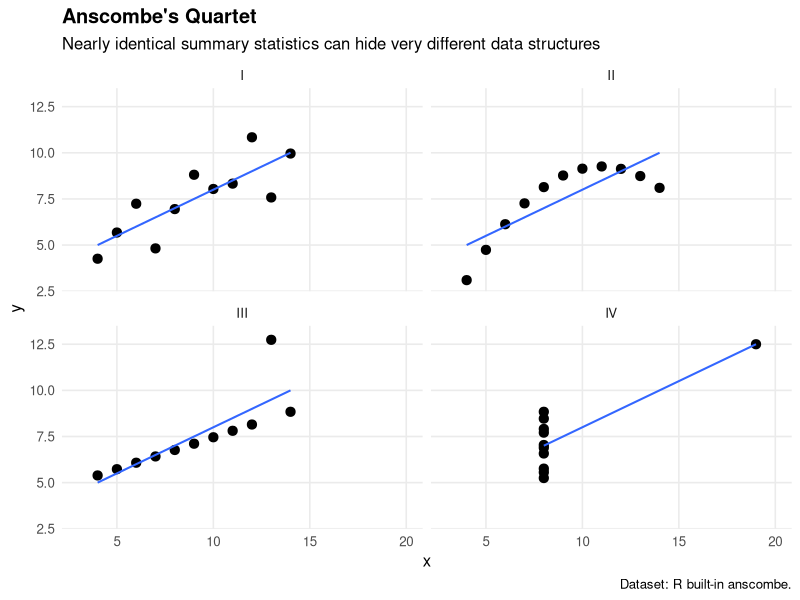

Write R code to recreate this figure. (Note: this script raises an error after producing the figure.)
# ============================================================
# FIOCRUZ — Module 2, Lesson 2, Activity 1
#
# Anscombe's Quartet
#
# Goal:
#   calculate nearly identical summary statistics for four
#   datasets and then visualize why the datasets are NOT
#   analytically equivalent.
#
# Main lesson:
#   numerical summaries alone can hide structure, nonlinearity
#   and influential observations.
#
# Dataset:
#   base R's built-in `anscombe`.
# ============================================================

required <- c("dplyr", "readr", "ggplot2", "tidyr", "tibble")

missing <- required[
  !vapply(required, requireNamespace, FUN.VALUE = logical(1), quietly = TRUE)
]

if (length(missing) > 0) {
  stop(
    "Missing R packages: ",
    paste(missing, collapse = ", "),
    "\nInstall them once, then rerun."
  )
}

suppressPackageStartupMessages({
  library(dplyr)
  library(readr)
  library(ggplot2)
  library(tidyr)
  library(tibble)
})

# ------------------------------------------------------------
# STEP 1 — INSPECT THE BUILT-IN DATA
# ------------------------------------------------------------

cat("\n============================================================\n")
cat("STEP 1 — ANSCOMBE DATA\n")
cat("============================================================\n")
print(anscombe)

cat("\nThere are four x/y pairs:\n")
cat("  x1 + y1\n")
cat("  x2 + y2\n")
cat("  x3 + y3\n")
cat("  x4 + y4\n")
cat("\nBefore plotting, we will summarize each pair numerically.\n")

# ------------------------------------------------------------
# STEP 2 — CALCULATE SUMMARY STATISTICS
# ------------------------------------------------------------

summarize_pair <- function(x, y, label) {
  tibble(
    dataset = label,
    mean_x = mean(x),
    mean_y = mean(y),
    variance_x = var(x),
    variance_y = var(y),
    correlation = cor(x, y, method = "pearson")
  )
}

summary_table <- bind_rows(
  summarize_pair(anscombe$x1, anscombe$y1, "I"),
  summarize_pair(anscombe$x2, anscombe$y2, "II"),
  summarize_pair(anscombe$x3, anscombe$y3, "III"),
  summarize_pair(anscombe$x4, anscombe$y4, "IV")
) |>
  mutate(
    across(
      where(is.numeric),
      ~ round(.x, 3)
    )
  )

cat("\n============================================================\n")
cat("STEP 2 — SUMMARY STATISTICS\n")
cat("============================================================\n")
print(summary_table)

cat("\nNotice how similar the summaries are.\n")
cat("If we stopped here, we might think the four datasets behave similarly.\n")

# ------------------------------------------------------------
# STEP 3 — PUT ALL FOUR SETS INTO ONE LONG TABLE
# ------------------------------------------------------------

long_data <- bind_rows(
  tibble(dataset = "I",   x = anscombe$x1, y = anscombe$y1),
  tibble(dataset = "II",  x = anscombe$x2, y = anscombe$y2),
  tibble(dataset = "III", x = anscombe$x3, y = anscombe$y3),
  tibble(dataset = "IV",  x = anscombe$x4, y = anscombe$y4)
)

cat("\n============================================================\n")
cat("STEP 3 — LONG-FORM DATA\n")
cat("============================================================\n")
print(long_data)

# ------------------------------------------------------------
# STEP 4 — VISUALIZE EACH DATASET
# ------------------------------------------------------------

p <- ggplot(
  long_data,
  aes(x = x, y = y)
) +
  geom_point(size = 2.8) +
  geom_smooth(
    method = "lm",
    se = FALSE,
    linewidth = 0.7
  ) +
  facet_wrap(~ dataset, ncol = 2) +
  coord_cartesian(
    xlim = c(3, 20),
    ylim = c(3, 13)
  ) +
  labs(
    title = "Anscombe's Quartet",
    subtitle = "Nearly identical summary statistics can hide very different data structures",
    x = "x",
    y = "y",
    caption = "Dataset: R built-in anscombe."
  ) +
  theme_minimal(base_size = 12) +
  theme(
    plot.title = element_text(face = "bold"),
    panel.grid.minor = element_blank()
  )

ggsave(
  "practice/manual_attempts/module2_lesson2/activity01_anscombe_quartet/outputs/anscombe_quartet.png",
  p,
  width = 8.5,
  height = 7,
  dpi = 300,
  bg = "white"
)

# ------------------------------------------------------------
# STEP 5 — DESCRIBE WHAT THE PLOTS REVEAL
# ------------------------------------------------------------

interpretation <- tibble(
  dataset = c("I", "II", "III", "IV"),
  visual_pattern = c(
    "Approximately linear relationship",
    "Clear curved / nonlinear relationship",
    "Mostly linear pattern with an influential outlier",
    "Most x values are identical, with one influential point"
  ),
  lesson = c(
    "A linear summary is reasonably compatible with the shape",
    "Pearson correlation alone misses nonlinearity",
    "One observation strongly affects the fitted relationship",
    "A single point can create an apparently strong linear summary"
  )
)

cat("\n============================================================\n")
cat("STEP 5 — WHAT THE GRAPH REVEALS\n")
cat("============================================================\n")
print(interpretation)

cat("\nCore lesson:\n")
cat("The correlation coefficient does not tell you the complete geometry\n")
cat("of the data. Visualization must accompany numerical summaries.\n")

# ------------------------------------------------------------
# STEP 6 — SAVE OUTPUTS
# ------------------------------------------------------------

write_csv(
  summary_table,
  "practice/manual_attempts/module2_lesson2/activity01_anscombe_quartet/outputs/anscombe_summary_statistics.csv"
)

write_csv(
  long_data,
  "practice/manual_attempts/module2_lesson2/activity01_anscombe_quartet/outputs/anscombe_long_data.csv"
)

write_csv(
  interpretation,
  "practice/manual_attempts/module2_lesson2/activity01_anscombe_quartet/outputs/anscombe_visual_interpretation.csv"
)

# ------------------------------------------------------------
# STEP 7 — VALIDATION
# ------------------------------------------------------------

stopifnot(nrow(summary_table) == 4)
stopifnot(nrow(long_data) == 44)
stopifnot(file.exists(
  "practice/manual_attempts/module2_lesson2/activity01_anscombe_quartet/outputs/anscombe_quartet.png"
))

# Values in the classic quartet should be extremely close.
stopifnot(diff(range(summary_table$mean_x)) <= 0.001)
stopifnot(diff(range(summary_table$mean_y)) <= 0.01)
raw_correlations <- c(
  cor(anscombe$x1, anscombe$y1),
  cor(anscombe$x2, anscombe$y2),
  cor(anscombe$x3, anscombe$y3),
  cor(anscombe$x4, anscombe$y4)
)

stopifnot(diff(range(raw_correlations)) <= 0.001)

cat("\n============================================================\n")
cat("✅ ACTIVITY 1 — MODULE 2 LESSON 2 — PASSED\n")
cat("============================================================\n")
cat("You practiced:\n")
cat("  • mean()\n")
cat("  • var()\n")
cat("  • cor()\n")
cat("  • facet_wrap()\n")
cat("  • scatter plots\n")
cat("  • why visualization must accompany summary statistics\n")
